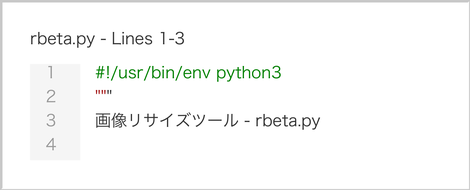
#> input picture code_video_system/pic/scene01_import.png, 470 x 190 px; its folder holds 4 pictures in this run
$ python resize_screenshots.py
#> lines starting #> are read from the running program, lines starting #| are printed output that depends on the picture
#!/usr/bin/env python3
"""
Resize all screenshots to 1920x1080 with proper scaling and centering
"""

from PIL import Image
import os

# Target resolution
TARGET_WIDTH = 1920
TARGET_HEIGHT = 1080

# Background color (dark gray to match code theme)
BACKGROUND_COLOR = '#2d2d2d'

# Create output directory
output_dir = "pic_resized"
os.makedirs(output_dir, exist_ok=True)

print(f"Resizing screenshots to {TARGET_WIDTH}x{TARGET_HEIGHT}...")

# Process all PNG files in pic directory
pic_files = [f for f in os.listdir('pic') if f.endswith('.png')]

for filename in pic_files:
    input_path = os.path.join('pic', filename)
    output_path = os.path.join(output_dir, filename)

    print(f"\nProcessing {filename}...")

    # Open the original image
    img = Image.open(input_path)
#> img is the input picture: PIL image 470x190 RGB; mean R, G, B 248.8, 249.6, 248.8
    original_width, original_height = img.size
#> original_width = 470; original_height = 190
    print(f"  Original size: {original_width}x{original_height}")
#|   Original size: 470x190

    # Calculate scaling factor to fit within target resolution while maintaining aspect ratio
    scale_x = TARGET_WIDTH / original_width
#> scale_x = 4.09
    scale_y = TARGET_HEIGHT / original_height
#> scale_y = 5.68
    scale = min(scale_x, scale_y) * 0.9  # Use 90% to leave some padding
#> scale = 3.68

    # Calculate new dimensions
    new_width = int(original_width * scale)
#> new_width = 1728
    new_height = int(original_height * scale)
#> new_height = 698

    # Resize the image with high quality
    resized_img = img.resize((new_width, new_height), Image.Resampling.LANCZOS)
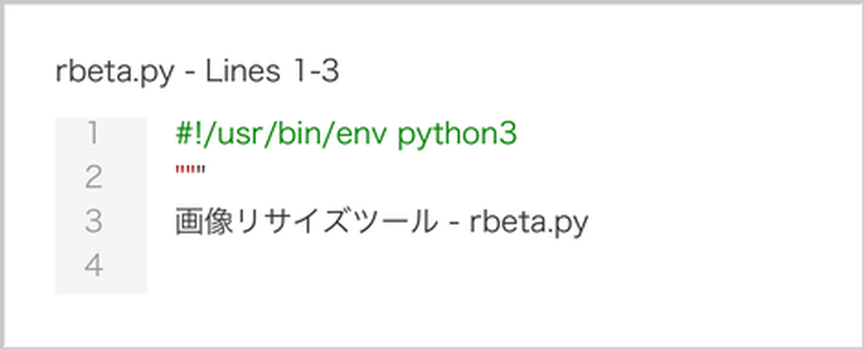
#> resized_img: PIL image 1728x698 RGB (shown at 1/2 size); mean R, G, B 248.6, 249.4, 248.6

    # Create a new image with target resolution and background color
    final_img = Image.new('RGB', (TARGET_WIDTH, TARGET_HEIGHT), BACKGROUND_COLOR)
#> final_img: PIL image 1920x1080 RGB; every value is 45

    # Calculate position to center the resized image
    x_offset = (TARGET_WIDTH - new_width) // 2
#> x_offset = 96
    y_offset = (TARGET_HEIGHT - new_height) // 2
#> y_offset = 191

    # Paste the resized image onto the background
    final_img.paste(resized_img, (x_offset, y_offset))
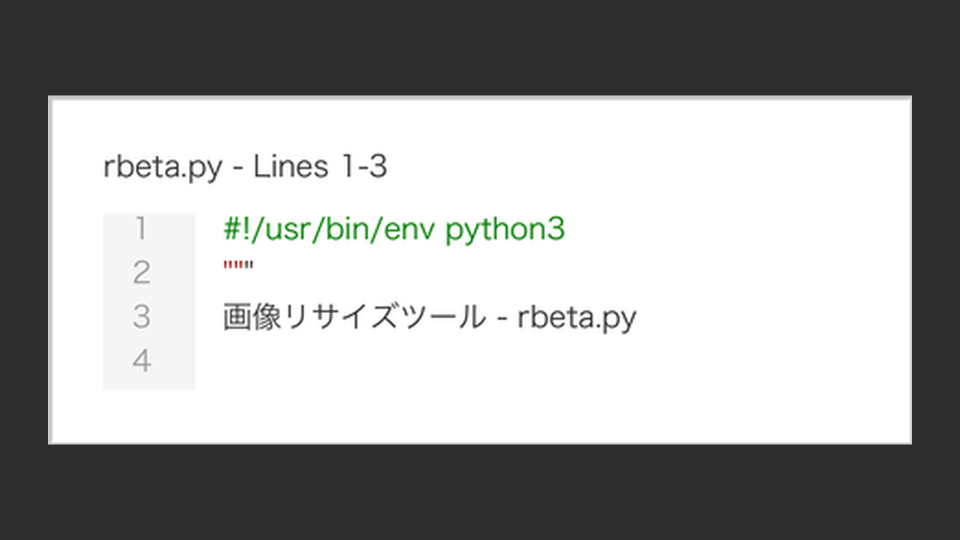
#> final_img: PIL image 1920x1080 RGB (shown at 1/2 size); mean R, G, B 163.4, 163.9, 163.4

    # Save the final image
    final_img.save(output_path, quality=95, dpi=(300, 300))
    print(f"  ✓ Saved to {output_path}")
    print(f"  Resized to: {new_width}x{new_height} (scale: {scale:.2f})")
#|   Resized to: 1728x698 (scale: 3.68)
    print(f"  Centered at: ({x_offset}, {y_offset})")
#|   Centered at: (96, 191)
#> pass 2 of the loop `for filename in pic_files:`:
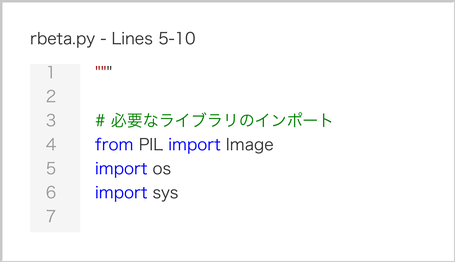
#> input picture code_video_system/pic/scene02_settings.png, 455 x 262 px
#> img is the input picture: PIL image 455x262 RGB; mean R, G, B 248.8, 249.4, 250.1
#|   Original size: 455x262
#> resized_img: PIL image 1688x972 RGB
#> `final_img.paste(resized_img, (x_offset, y_offset))`:
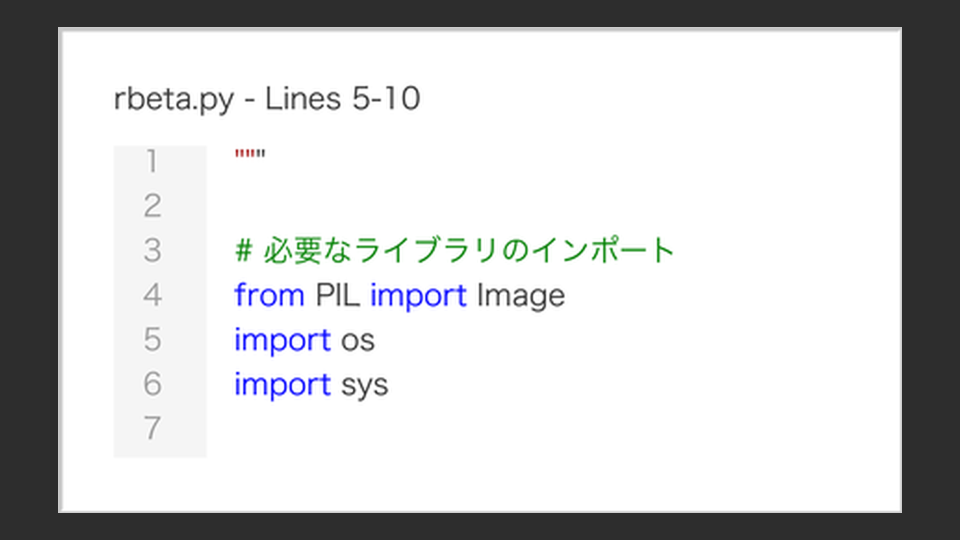
#> final_img: PIL image 1920x1080 RGB (shown at 1/2 size); mean R, G, B 206.1, 206.6, 207.2
#|   Resized to: 1688x972 (scale: 3.71)
#|   Centered at: (116, 54)
#> pass 3 of the loop `for filename in pic_files:`:
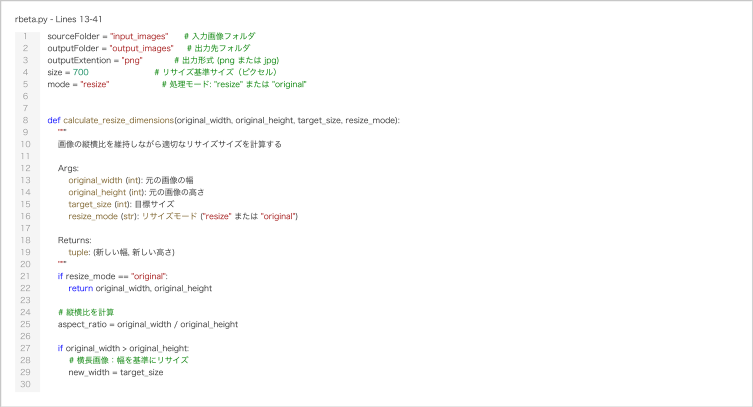
#> input picture code_video_system/pic/scene03_calculate_resize.png, 1505 x 814 px (shown at 1/2 size)
#> img is the input picture: PIL image 1505x814 RGB; mean R, G, B 251, 251.2, 250.7
#|   Original size: 1505x814
#> resized_img: PIL image 1728x934 RGB
#> `final_img.paste(resized_img, (x_offset, y_offset))`:
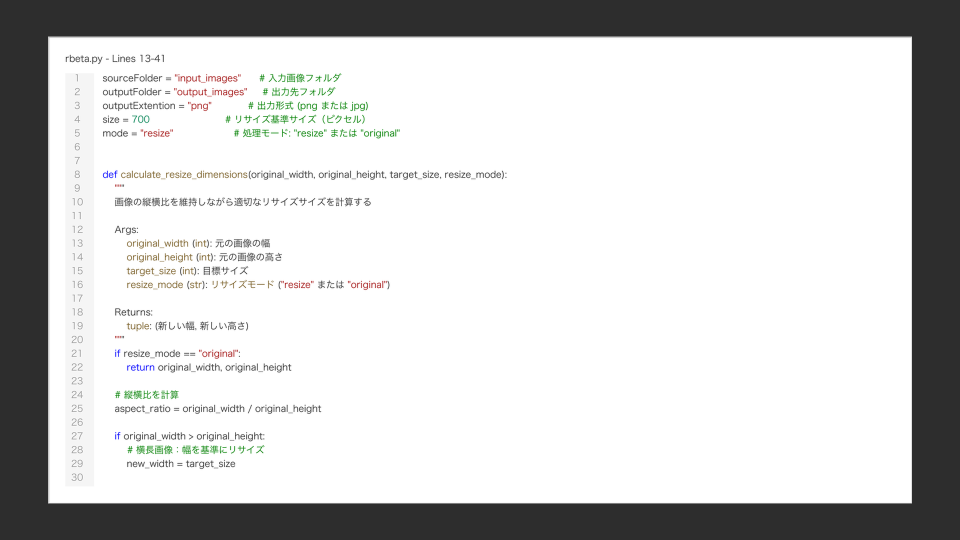
#> final_img: PIL image 1920x1080 RGB (shown at 1/2 size); mean R, G, B 205.2, 205.4, 205
#|   Resized to: 1728x934 (scale: 1.15)
#|   Centered at: (96, 73)
#> the loop made 4 passes; the first 3 are shown

print(f"\n✓ All screenshots resized and saved to '{output_dir}' directory")

# Update create_video.py to use resized images
print("\nUpdating video creation script to use resized images...")

# Read the current create_video.py
#> (the run stopped early here; a loop or call above may not have finished)
